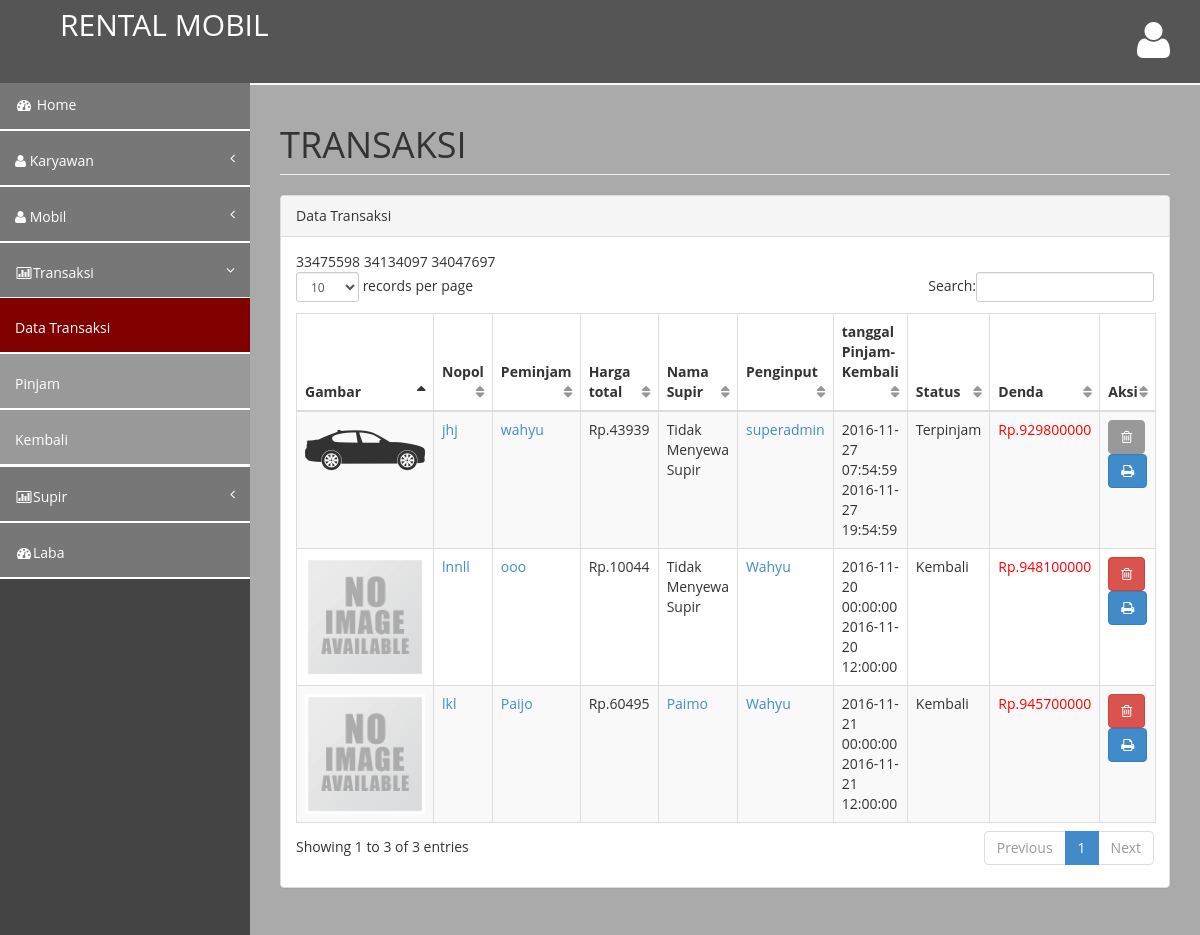
Page /transaksi.php?transaksi (signed in) on the committed database.
### tables this page shows
CREATE TABLE IF NOT EXISTS `transaksi` (
`id_transaksi` int(11) NOT NULL,
  `id_supir` int(255) DEFAULT NULL,
  `id_karyawan` int(255) DEFAULT NULL,
  `id_fasilitas` int(255) DEFAULT NULL,
  `id_pelanggan` int(255) DEFAULT NULL,
  `nopol` varchar(50) DEFAULT NULL,
  `tanggal_pinjam` datetime DEFAULT NULL,
  `tanggal_kembali` datetime DEFAULT NULL,
  `status` varchar(10) NOT NULL,
  `harga_total` int(50) NOT NULL
);

CREATE TABLE IF NOT EXISTS `mobil` (
  `nopol` varchar(50) NOT NULL,
  `id_karyawan` int(255) DEFAULT NULL,
  `jenis` varchar(50) DEFAULT NULL,
  `merk` varchar(50) DEFAULT NULL,
  `warna` varchar(50) DEFAULT NULL,
  `harga` decimal(65,0) DEFAULT NULL,
  `noka` varchar(50) DEFAULT NULL,
  `nosin` varchar(50) DEFAULT NULL,
  `status` varchar(50) DEFAULT NULL,
  `spesifikasi` longtext,
  `gmbrmobil` varchar(255) NOT NULL
);

CREATE TABLE IF NOT EXISTS `pelanggan` (
`id_pelanggan` int(11) NOT NULL,
  `nama_pelanggan` varchar(50) DEFAULT NULL,
  `jenis_kelamin` varchar(20) DEFAULT NULL,
  `alamat_pelanggan` varchar(50) DEFAULT NULL,
  `no_telephone` varchar(50) DEFAULT NULL
);

CREATE TABLE IF NOT EXISTS `karyawan` (
`id_karyawan` int(11) NOT NULL,
  `username` varchar(50) DEFAULT NULL,
  `password` varchar(50) DEFAULT NULL,
  `nama_karyawan` varchar(50) DEFAULT NULL,
  `alamat` varchar(50) DEFAULT NULL,
  `no_telp` varchar(30) DEFAULT NULL,
  `level` int(1) NOT NULL,
  `gambar` varchar(255) NOT NULL
);

CREATE TABLE IF NOT EXISTS `supir` (
`id_supir` int(11) NOT NULL,
  `nama_supir` varchar(50) DEFAULT NULL,
  `alamat_supir` varchar(50) DEFAULT NULL,
  `telp_supir` varchar(50) DEFAULT NULL,
  `status` varchar(20) NOT NULL
);

### proses/data-transaksi.php (the view, shortened to what this page needs)
<?php
  $q=mysql_query("SELECT transaksi.id_transaksi, tanggal_pinjam, tanggal_kembali, id_supir, transaksi.status, harga_total, karyawan.id_karyawan, karyawan.nama_karyawan, pelanggan.id_pelanggan, pelanggan.nama_pelanggan, mobil.nopol, jenis, merk, warna, gmbrmobil FROM transaksi INNER JOIN karyawan ON transaksi.id_karyawan=karyawan.id_karyawan INNER JOIN mobil ON transaksi.nopol=mobil.nopol INNER JOIN pelanggan ON transaksi.id_pelanggan=pelanggan.id_pelanggan ORDER BY id_transaksi DESC");
while ($w=mysql_fetch_assoc($q)) {
  echo "
  <tr class='odd gradeX'>
  ";
  if ($w['gmbrmobil']=="") {
  ?>
  <td  width='7%'><center><img width="120px" src="proses/img/noImage.gif" /></center></td>
  <?php
  }else {
  ?>
  <td  width='7%'><center><img width="120px" src="proses/img/<?php echo $w['gmbrmobil'];?>" /></center></td>
  <?php
  }
$supir=$w['id_supir'];
$o=mysql_query("SELECT nama_supir FROM supir WHERE id_supir='$supir'");
$b=mysql_fetch_assoc($o);
$nama_supir=$b['nama_supir'];
$sekarang=Date('Y-m-d H:i:s');
if (strtotime($w["tanggal_kembali"]) < strtotime($sekarang) ) {
  $tgl1=$sekarang;
  $tgl2=$w['tanggal_kembali'];
  echo $denda= strtotime($tgl1)-strtotime($tgl2);
$denda=floor($denda / 3600);
$denda=$denda * 100000;
}else {
  $denda='';
}
echo "
      <td><a  class='detail' id=".$w['nopol'].">".$w['nopol']."</a></td>
      <td><a class='pelanggan' id=".$w['id_pelanggan'].">".$w['nama_pelanggan']."</a></td>
      <td>Rp.".$w['harga_total']."</td>";
if ($nama_supir=="") {
  echo "<td>Tidak Menyewa Supir</td>";
}else {
  echo "<td><a  class='supir' id=".$w['id_supir'].">".$nama_supir."</a></td>";
}
echo "
      <td><a  class='karyawan' id=".$w['id_karyawan'].">".$w['nama_karyawan']."</a></td>
      <td>".$w['tanggal_pinjam']."<br>".$w['tanggal_kembali']."</td>
      <td>".$w['status']."</td>
      ";
if ($denda=="") {
      echo "<td>-</td>";
}else {
      echo "<td style='color:red;'>Rp.".$denda."</td>";
}
if ($w['status']=='Kembali') {
  if ($level=='admin' OR $level=='superadmin') {
      echo "<td>
              <form action='laporan.php' method='get'><a class='btn btn-danger hapus' id=".$w['id_transaksi']."><i class='fa fa-trash-o'></i></a>
              <input type='hidden' name='id_transaksi' value=".$w['id_transaksi']."><button type='submit' class='btn btn-primary print'><i class='fa fa-print'></i></button></form>
            </td>";
  }else {
      echo "<td><a style='background:#999; border-color:#999;' class='btn btn-danger'><i class='fa fa-trash-o'></i></a></td>";
  }
}else {
      echo "<td>
              <form action='laporan.php' method='get'><a style='background:#999; border-color:#999;' class='btn btn-danger'><i class='fa fa-trash-o'></i></a>
              <input type='hidden' name='id_transaksi' value=".$w['id_transaksi']."><button type='submit' class='btn btn-primary print'><i class='fa fa-print'></i></button></form>
            </td>";
}
echo "
    </tr>
  ";
}
?>

### transaksi.php (shortened to what this page needs)
<?php
$level=$_SESSION['level'];
?>
<!DOCTYPE html>
<html>
<head>
  <link href="assets/plugins/bootstrap/bootstrap.css" rel="stylesheet" />
  <link href="assets/font-awesome/css/font-awesome.css" rel="stylesheet" />
  <link href="assets/plugins/pace/pace-theme-big-counter.css" rel="stylesheet" />
  <link href="assets/css/style.css" rel="stylesheet" />
  <link href="assets/css/main-style.css" rel="stylesheet" />
  <link href="style.css" rel="stylesheet" />
  <link href="assets/plugins/morris/morris-0.4.3.min.css" rel="stylesheet" />
  <link href="assets/plugins/dataTables/dataTables.bootstrap.css" rel="stylesheet" />
   </head>
<body onload="admin()">
    <div id="wrapper">
        <nav style="background:#555; border-color:#555;" class="navbar navbar-default navbar-fixed-top" role="navigation" id="navbar">
            <div class="navbar-header">
                <a class="navbar-brand" href="index.php">
                  <font style="position:absolute; left:5%; font-size:30px; color:#fff;">RENTAL MOBIL</font>
                </a>
            </div>
            <ul class="nav navbar-top-links navbar-right">
                <li class="dropdown">
                    <a class="dropdown-toggle" data-toggle="dropdown" href="#">
                        <i class="fa fa-user fa-3x"></i>
                    </a>
                </li>
            </ul>
        </nav>
        <nav class="navbar-default navbar-static-side" role="navigation">
            <div class="sidebar-collapse">
              <ul class="nav" id="side-menu">
                  <li>
                      <a href="index.php"><i class="fa fa-dashboard fa-fw"></i> Home</a>
                  </li>
                  <li>
                      <a href="#"><i class="fa fa-user"></i> Karyawan<span class="fa arrow"></span></a>
                  </li>
                  <li>
                      <a href="#"><i class="fa fa-user"></i> Mobil<span class="fa arrow"></span></a>
                  </li>
                  <li class="active">
                      <a href="#"><i class="fa fa-bar-chart-o fa-fw"></i>Transaksi<span class="fa arrow"></span></a>
                      <ul class="nav nav-second-level">
                        <?php
                        if (isset($_GET['transaksi'])) {
                        ?>
                          <li class="aktif">
                              <a href="transaksi.php?transaksi">Data Transaksi</a>
                          </li>
                          <li>
                              <a href="transaksi.php?pinjam">Pinjam</a>
                          </li>
                          <li>
                              <a href="transaksi.php?kembali">Kembali</a>
                          </li>
                        <?php
                        }
                        ?>
                      </ul>
                  </li>
                  <li>
                      <a href="#"><i class="fa fa-bar-chart-o fa-fw"></i>Supir<span class="fa arrow"></span></a>
                  </li>
                  <li>
                      <a href="laba.php"><i class="fa fa-dashboard fa-fw"></i>Laba</a>
                  </li>
              </ul>
            </div>
        </nav>
        <div id="page-wrapper">
          <div class="row">
                <div class="col-lg-12">
                    <h1 class="page-header">Transaksi</h1>
                </div>
            </div>
            <div class="row">
                <div class="col-lg-12">
                    <div class="panel panel-default">
                      <?php
                      if (isset($_GET['transaksi'])) {
                      ?>
                        <div class="panel-heading">
                            Data Transaksi
                        </div>
                        <div class="panel-body">
                          <div class="table-responsive">
                              <table class="table table-striped table-bordered table-hover" id="dataTables-example">
                                  <thead>
                                      <tr>
                                        <th>Gambar</th>
                                        <th>Nopol</th>
                                        <th>Peminjam</th>
                                        <th>Harga total</th>
                                        <th>Nama Supir</th>
                                        <th>Penginput</th>
                                        <th width="15%">tanggal Pinjam-Kembali</th>
                                        <th>Status</th>
                                        <th>Denda</th>
                                        <th>Aksi</th>
                                      </tr>
                                  </thead>
                                  <tbody>
                                      <?php include ('proses/data-transaksi.php'); ?>
                                  </tbody>
                              </table>
                          </div>
                        </div>
                      <?php
                      }
                      ?>
                    </div>
                </div>
            </div>
        </div>
    </div>
</body>
</html>

### assets/css/style.css (style rules this page uses)
body { background-color: #f8f8f8; }
#wrapper { width: 100%; margin-top: 85px!important; background-color:#444; }
#page-wrapper { padding: 0 15px; min-height: 568px; background:#aaa; }
.navbar-static-side ul li { border-bottom:1px solid #fff !important; }
.navbar-top-links li { display: inline-block; }
.navbar-top-links li:last-child { margin-right: 15px; }
.navbar-top-links li a { padding: 20px; min-height: 50px; }
.arrow { float: right; }
.fa.arrow:before { content: "\f104"; }
.active > a > .fa.arrow:before { content: "\f107"; }
.nav-second-level li, .nav-third-level li { background: #999; border-bottom: none !important; }
.nav-second-level li a { padding-left: 37px; }
@media (min-width:768px) { .navbar-static-side { z-index: 1; position: absolute; width: 250px; margin-top: -10px; } }
table.dataTable thead .sorting, table.dataTable thead .sorting_asc:after, table.dataTable thead .sorting_desc, table.dataTable thead .sorting_asc_disabled, table.dataTable thead .sorting_desc_disabled { background: transparent; }
table.dataTable thead .sorting_asc:after { content: "\f0de"; float: right; font-family: fontawesome; }
table.dataTable thead .sorting:after { content: "\f0dc"; float: right; font-family: fontawesome; color: rgba(50,50,50,.5); }
body { font-family: 'Open Sans', sans-serif; font-size:14px; }
h1, h2, h3, h4, h5, h6 { font-family: 'Open Sans', sans-serif; }
h1 { margin-top:320px; text-transform:uppercase; }
.navbar a { color:#ffffff !important; }
.navbar-header a { color:#ffffff !important; padding-right:100px; }
nav { position: absolute; width: 100%; background: #fff; z-index:99; }

### assets/css/main-style.css (style rules this page uses)
.navbar-top-links > li > a { color: #FFFFFF; }
.nav > li > a { padding: 20px 15px; }
#side-menu { background-color:#777; }
#side-menu a { color:#fff; border-bottom: 1px solid #fff !important; height: 55px; }
#navbar { background-color:rgb(83, 163, 163); }
.navbar-brand { padding-left:20px; }
.navbar-default { border-color: #27A6BE; }
@media (min-width:768px) { #page-wrapper { position: inherit; margin: 0 0 0 250px; padding: 0 30px; min-height: 1000px; } }
li.aktif { background-color: maroon; }

### rows in the picture
transaksi: mobil.gmbrmobil (picture), mobil.nopol "jhj", id_pelanggan.nama_pelanggan "wahyu", harga_total "43939", shows "Tidak Menyewa Supir", id_karyawan.nama_karyawan "superadmin", tanggal_pinjam "2016-11-27 07:54:59", tanggal_kembali "2016-11-27 19:54:59", status "Terpinjam", denda "929800000"
transaksi: mobil.nopol "lnnll", id_pelanggan.nama_pelanggan "ooo", harga_total "10044", shows "Tidak Menyewa Supir", id_karyawan.nama_karyawan "Wahyu", tanggal_pinjam "2016-11-20 00:00:00", tanggal_kembali "2016-11-20 12:00:00", status "Kembali", denda "948100000"
transaksi: mobil.nopol "lkl", id_pelanggan.nama_pelanggan "Paijo", harga_total "60495", id_supir.nama_supir "Paimo", id_karyawan.nama_karyawan "Wahyu", tanggal_pinjam "2016-11-21 00:00:00", tanggal_kembali "2016-11-21 12:00:00", status "Kembali", denda "945700000"
